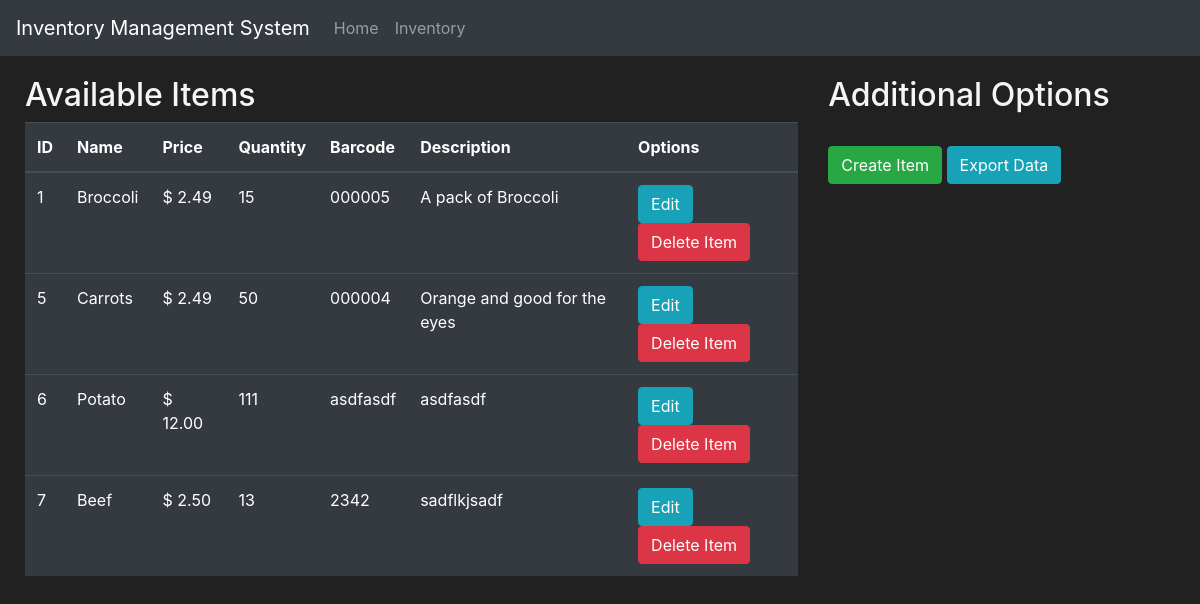
The page /inventory on the database as committed earlier.
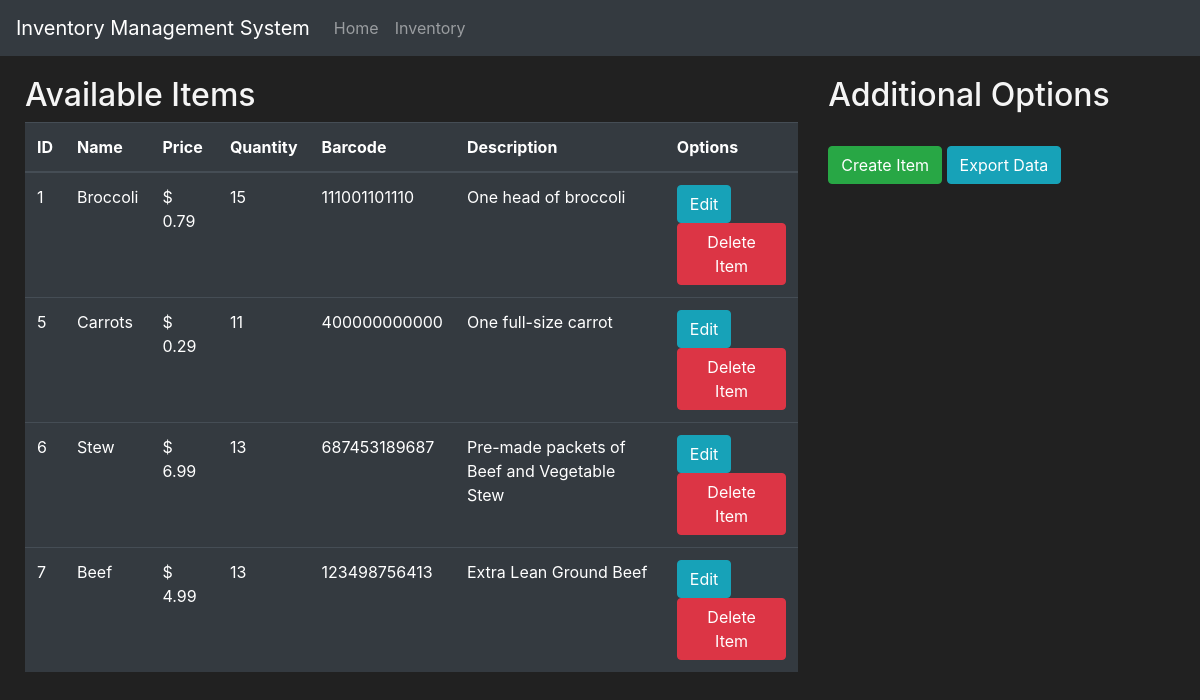
The same page on the database as committed later.
### inventory/models.py (models this page shows)
class Item(db.Model):
    id = db.Column(db.Integer(), primary_key = True)
    name = db.Column(db.String(length = 30), nullable = False, unique = True)
    price = db.Column(db.Float(), nullable = False)
    quantity = db.Column(db.Integer(), nullable = False)
    barcode = db.Column(db.String(length = 12), nullable = False, unique = True)
    description = db.Column(db.String(length = 1024), nullable = False)

### inventory/routes.py (the view, shortened to what this page needs)
@app.route('/inventory', methods=['GET', 'POST'])
def inventory_page():
    deleting_form = DeleteItemForm()
    creating_form = CreateItemForm()
    editing_form = EditItemForm()
    if request.method == "GET":
        items = Item.query.all()
        return render_template('inventory.html', items=items, deleting_form = deleting_form, creating_form = creating_form, editing_form = editing_form)

### inventory/templates/inventory.html (shortened to what this page needs)
{% extends 'base.html' %}
{% block content %}
    <div class = "row" style="margin-top:20px; margin-left:10px">
        <div class="col-8">
            <h2>Available Items</h2>
            <table class="table table-hover table-dark">
                <thead>
                    <tr>
                        <th scope="col">ID</th>
                        <th scope="col">Name</th>
                        <th scope="col">Price</th>
                        <th scope="col">Quantity</th>
                        <th scope="col">Barcode</th>
                        <th scope="col">Description</th>
                        <th scope="col">Options</th>
                    </tr>
                </thead>
                <tbody>
                    {% for item in items %}
                    <tr>
                        <td>{{ item.id }}</td>
                        <td>{{ item.name }}</td>
                        <td>$ {{'%0.2f'| format(item.price|float)}}</td>
                        <td>{{ item.quantity }}</td>
                        <td>{{ item.barcode }}</td>
                        <td>{{ item.description }}</td>
                        <td>
                            <button class="btn btn-outline btn-info" data-toggle="modal" data-target="#Modal-Edit-{{ item.id }}">Edit</button>
                            <button class="btn btn-outline btn-danger" data-toggle="modal" data-target="#Modal-Delete-{{ item.id }}">Delete Item</button>
                        </td>
                    </tr>
                    {% endfor %}
                </tbody>
            </table>
        </div>
        <div class="col-4">
            <h2>Additional Options</h2>
            <br>
            <button class="btn btn-outline btn-success" data-toggle="modal" data-target="#Modal-CreateItem">Create Item</button>
            <a href="{{ url_for('export_page') }}" class="btn btn-outline btn-info">Export Data</a>
        </div>
    </div>
{% endblock %}

### inventory/templates/base.html (shortened to what this page needs)
<!doctype html>
<html lang="en">
<head>
    <link rel="stylesheet" href="https://cdn.jsdelivr.net/npm/bootstrap@4.5.3/dist/css/bootstrap.min.css"
>
</head>
<body>
    <nav class="navbar navbar-expand-md navbar-dark bg-dark">
        <a class="navbar-brand" href="#">Inventory Management System</a>
        <div class="collapse navbar-collapse" id="navbarNav">
            <ul class="navbar-nav mr-auto">
                <li class="nav-item">
                    <a class="nav-link" href="{{ url_for('home_page') }}">Home</a>
                </li>
                <li class="nav-item">
                    <a class="nav-link" href="{{ url_for('inventory_page') }}">Inventory</a>
                </li>
            </ul>
        </div>
    </nav>
    {% block content %}
    {% endblock %}
</body>
</html>

### inventory/templates/base.html (style rules this page uses)
body { background-color: #212121; color: whitesmoke }

Rows that differ between the two databases and show on the page:
changed Item "Broccoli": price "2.49" → "0.79"; barcode "000005" → "111001101110"; description "A pack of Broccoli" → "One head of broccoli"
changed Item "Carrots": price "2.49" → "0.29"; quantity "50" → "11"; barcode "000004" → "400000000000"; description "Orange and good for the eyes" → "One full-size carrot"
changed Item id 6: name "Potato" → "Stew"; price "12.00" → "6.99"; quantity "111" → "13"; barcode "asdfasdf" → "687453189687"; description "asdfasdf" → "Pre-made packets of Beef and Vegetable Stew"
changed Item "Beef": price "2.50" → "4.99"; barcode "2342" → "123498756413"; description "sadflkjsadf" → "Extra Lean Ground Beef"
